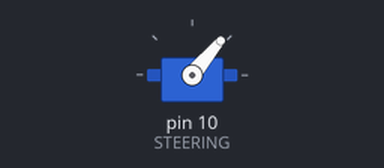
A sketch run on a simulated Arduino Uno, built with avr-gcc and run on an emulated ATmega328P. On the bench: servo.

Above: at 0.1 s.
At 0.6 s:
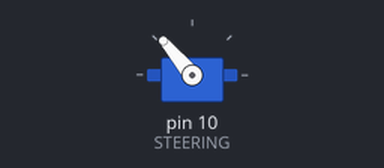
Timing chart, 0 to 2.1 s (numbered marks = the images above):
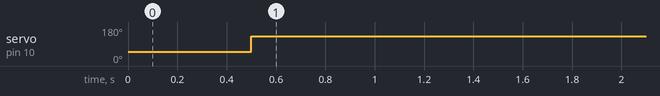

The sketch:

servo.ino
```cpp
#include <Servo.h>  // Include the Servo library

Servo STEERING;;  // Create Servo object for the STEERING


void setup() {
  // Initialize the serial communication
  Serial.begin(9600);

  // Attach the servos to pins 9 and 10
  STEERING.attach(10);

  // Set the servo position to 90 degree
  STEERING.write(50);
  delay(500);
  STEERING.write(130);

}

void loop() {
}
```

Measured:
- by itself, servo on pin 10 (STEERING): 50° → 130° at 0.50 s
